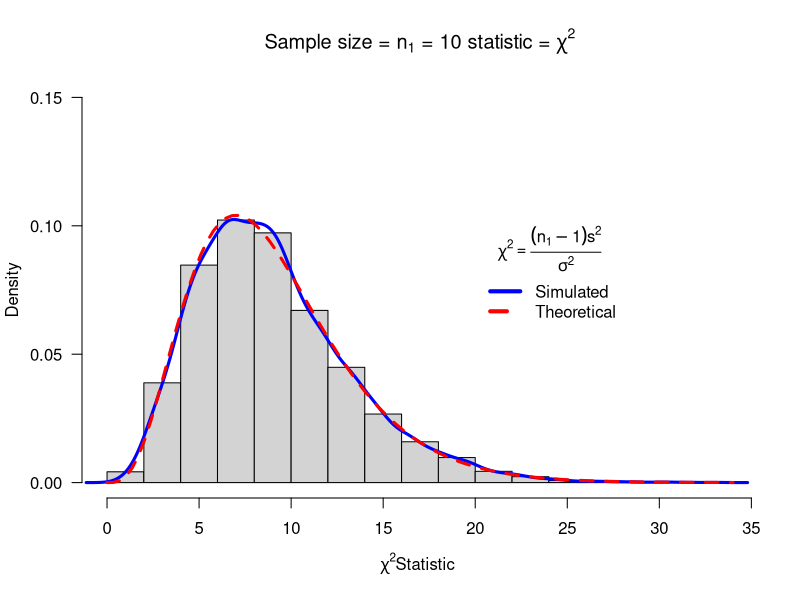
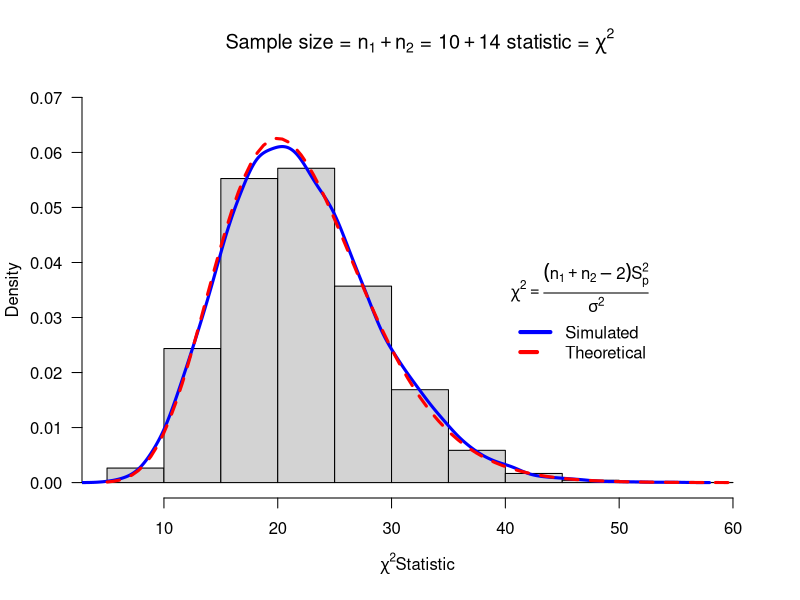
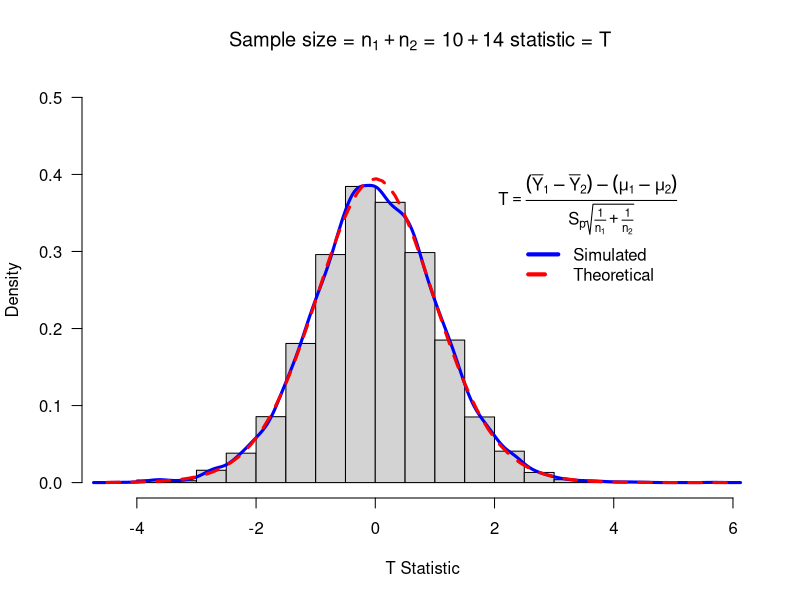
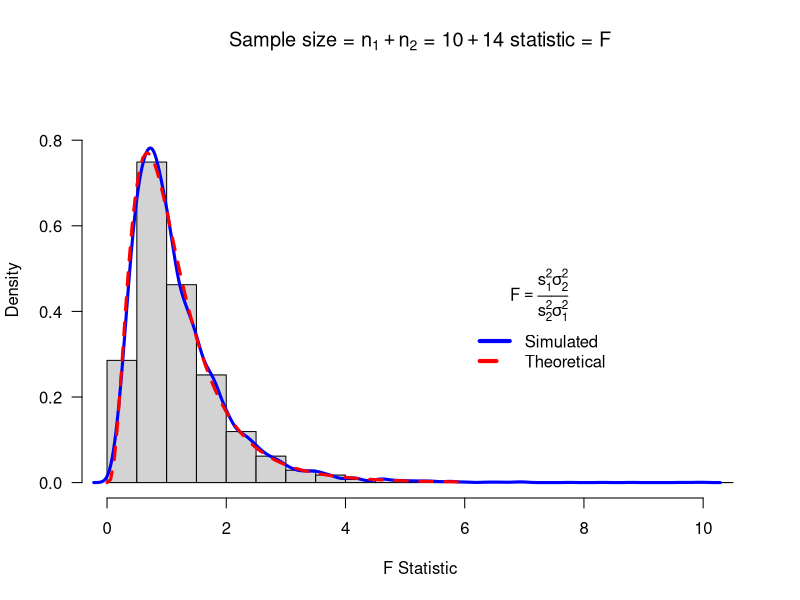

These charts were generated, in order, by the following R code:
#This is a model R function that you can alter for other statistics
# Copy this function twice and alter the two copies to make sampling distributions from the T distribution
mychisim<-function(n1=10,sigma1=3,mean1=5,iter=1000,ymax=0.1,x=20, y=0.1){    # adjust ymax to make graph fit
y1=rnorm(n1*iter,mean=mean1,sd=sigma1)# generate iter samples of size n1

data1.mat=matrix(y1,nrow=n1,ncol=iter,byrow=TRUE) # Each column is a sample size n1

ssq1=apply(data1.mat,2,var) # ssq1 is s squared

w=(n1-1)*ssq1/sigma1^2      #chi-sq stat

hist(w,freq=FALSE, ylim=c(0,ymax), # Histogram with annotation
main=substitute(paste("Sample size = ",n[1]," = ",n1," statistic = ",chi^2)),
xlab=expression(paste(chi^2, "Statistic",sep=" ")), las=1)
lines(density(w),col="Blue",lwd=3) # add a density plot
curve(dchisq(x,n1-1),add=TRUE,col="Red",lty=2,lwd=3) # add a theoretical curve
title=expression(chi^2==frac((n[1]-1)*s^2,sigma^2)) #mathematical annotation -see ?plotmath
legend(x,y,c("Simulated","Theoretical"),col=c("Blue","Red"),lwd=4,lty=1:2,bty="n",title=title) # Legend #
return(list(w=w,summary=summary(w),sd=sd(w),fun="Chi-sq")) # some output to use if needed
}
windows()
chisq=mychisim(iter=10000,ymax=0.15)





#### Two pop sampling
mychisim2<-function(n1=10,n2=14,sigma1=3,sigma2=3,mean1=5,mean2=10,iter=1000,ymax=0.07,x=40,y=0.04,...){    # adjust ymax to make graph fit
y1=rnorm(n1*iter,mean=mean1,sd=sigma1)# generate iter samples of size n1
y2=rnorm(n2*iter,mean=mean2,sd=sigma2)
data1.mat=matrix(y1,nrow=n1,ncol=iter,byrow=TRUE) # Each column is a sample size n1
data2.mat=matrix(y2,nrow=n2,ncol=iter,byrow=TRUE)
ssq1=apply(data1.mat,2,var) # ssq1 is s squared
ssq2=apply(data2.mat,2,var)
spsq=((n1-1)*ssq1 + (n2-1)*ssq2)/(n1+n2-2) # pooled s squared
w=(n1+n2-2)*spsq/(sigma1^2)#sigma1=sigma2,  Chi square stat
hist(w,freq=FALSE, ylim=c(0,ymax), # Histogram with annotation
main=substitute(paste("Sample size = ",n[1]+n[2]," = ",n1+n2," statistic = ",chi^2)),
xlab=expression(paste(chi^2, "Statistic",sep=" ")), las=1)
lines(density(w),col="Blue",lwd=3) # add a density plot
curve(dchisq(x,n1+n2-2),add=TRUE,col="Red",lty=2,lwd=3) # add a theoretical curve
title=expression(chi^2==frac((n[1]+n[2]-2)*S[p]^2,sigma^2)) #mathematical annotation -see ?plotmath
legend(x,y,c("Simulated","Theoretical"),col=c("Blue","Red"),lwd=4,lty=1:2,bty="n",title=title) # Legend #
return(list(w=w,summary=summary(w),sd=sd(w),fun="Chi-sq")) # some output to use if needed
}
windows()
mychisim2(iter=10000)

myTsim2<-function(n1=10,n2=14,sigma1=3,sigma2=3,mean1=5,mean2=10,iter=1000,ymax=0.5,x=2,y=0.4,...){
y1=rnorm(n1*iter,mean=mean1,sd=sigma1)# generate iter samples of size n1
y2=rnorm(n2*iter,mean=mean2,sd=sigma2)
data1.mat=matrix(y1,nrow=n1,ncol=iter,byrow=TRUE) # Each column is a sample size n1
data2.mat=matrix(y2,nrow=n2,ncol=iter,byrow=TRUE)
ssq1=apply(data1.mat,2,var) # ssq1 is s squared
ybar1= apply(data1.mat,2,mean)
ssq2=apply(data2.mat,2,var)
ybar2=apply(data2.mat,2,mean)
spsq=((n1-1)*ssq1 + (n2-1)*ssq2)/(n1+n2-2) # pooled s squared
w=((ybar1-ybar2)-(mean1-mean2))/sqrt(spsq*(1/n1+1/n2))#sigma1=sigma2,  Chi square stat
hist(w,freq=FALSE, ylim=c(0,ymax), # Histogram with annotation
main=substitute(paste("Sample size = ",n[1]+n[2]," = ",n1+n2," statistic = ",T)),
xlab=paste(" T Statistic",sep=""), las=1)
lines(density(w),col="Blue",lwd=3) # add a density plot
curve(dt(x,n1+n2-2),add=TRUE,col="Red",lty=2,lwd=3) # add a theoretical curve
title=expression(T==frac((bar(Y)[1]-bar(Y)[2])-(mu[1]-mu[2]),S[p]*sqrt(frac(1,n[1])+frac(1,n[2])))) #mathematical annotation -see ?plotmath
legend(x,y,c("Simulated","Theoretical"),col=c("Blue","Red"),lwd=4,lty=1:2,bty="n",title=title)# Legend #
return(list(w=w,summary=summary(w),sdw=sd(w),fun="T")) # some output to use if needed
}
myTsim2(iter=10000)


myFsim2<-function(n1=10,n2=14,sigma1=3,sigma2=2,mean1=5,mean2=10,iter=1000,ymax=0.9,x=6,y=0.5,...){
y1=rnorm(n1*iter,mean=mean1,sd=sigma1)# generate iter samples of size n1
y2=rnorm(n2*iter,mean=mean2,sd=sigma2)
data1.mat=matrix(y1,nrow=n1,ncol=iter,byrow=TRUE) # Each column is a sample size n1
data2.mat=matrix(y2,nrow=n2,ncol=iter,byrow=TRUE)
ssq1=apply(data1.mat,2,var) # ssq1 is s squared
ssq2=apply(data2.mat,2,var)
#spsq=((n1-1)*ssq1 + (n2-1)*ssq2)/(n1+n2-2) # pooled s squared
w=ssq1*sigma2^2/(ssq2*sigma1^2) #
hist(w,freq=FALSE, ylim=c(0,ymax), # Histogram with annotation
main=substitute(paste("Sample size = ",n[1]+n[2]," = ",n1+n2," statistic = ",F)),
xlab=paste("F Statistic",sep=""), las=1)
lines(density(w),col="Blue",lwd=3) # add a density plot
curve(df(x,n1-1,n2-1),xlim=c(0,6),add=TRUE,col="Red",lty=2,lwd=3) # add a theoretical curve
title=expression(F==frac(s[1]^2,s[2]^2)*frac(sigma[2]^2,sigma[1]^2)) #mathematical annotation -see ?plotmath
legend(x,y,c("Simulated","Theoretical"),col=c("Blue","Red"),lwd=4,lty=1:2,bty="n",title=title)# Legend #
return(list(w=w,summary=summary(w),sd=sd(w),fun="F")) # some output to use if needed
}
myFsim2(iter=10000)
